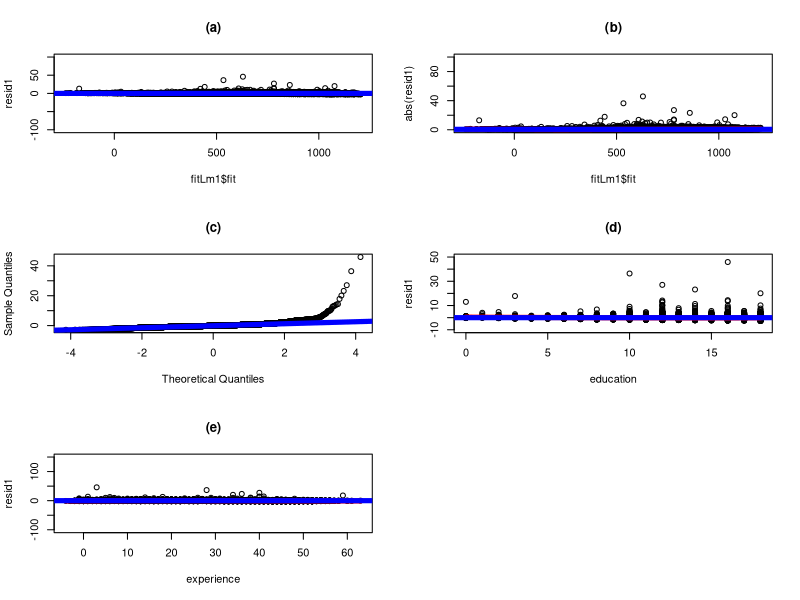
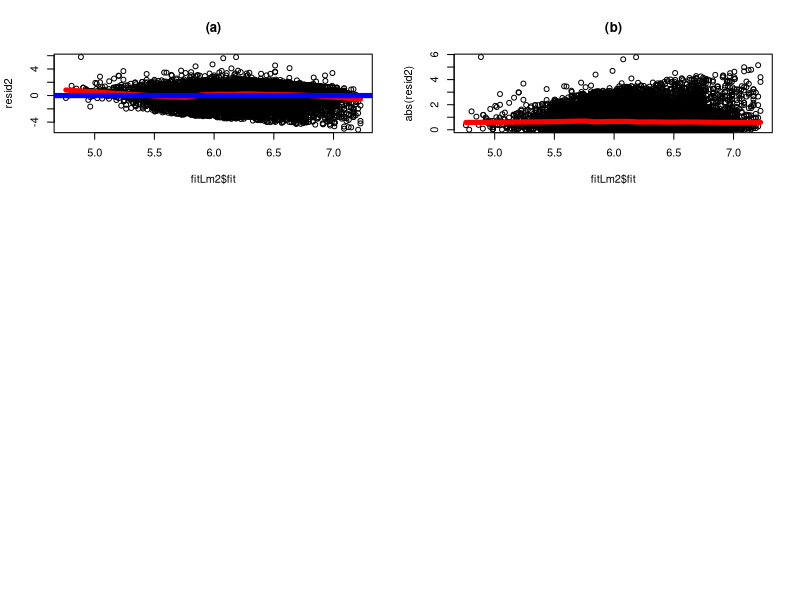

These charts were generated, in order, by the following R code: (Note: this script raises an error after producing the figures.)
install.packages("AER")
library(AER)
data(CPS1988)
attach(CPS1988)
#############  Model 1  ##########
fitLm1 = lm(wage~education+experience+ethnicity)
summary(fitLm1)

postscript("CPS1988Model1Residuals1.ps",width=5,height=7)
par(mfrow=c(3,2))
resid1 = rstudent(fitLm1)
plot(fitLm1$fit,resid1,ylim=c(-100,100),main="(a)")

abline(h=0,col="blue",lwd=5)


plot(fitLm1$fit,abs(resid1),
  ylim=c(0,100),main="(b)")
lines(lowess(fitLm1$fit,abs(resid1),f=.2),lwd=5,col="red")
abline(h=mean(abs(resid1)),col="blue",lwd=5)

qqnorm(resid1,datax=F,main="(c)")
qqline(resid1,datax=F,lwd=5,col="blue")

plot(education,resid1,ylim=c(-10,50),main="(d)")
lines(lowess(education,resid1),lwd=5,col="red")
abline(h=0,col="blue",lwd=5)

plot(experience,resid1,ylim=c(-100,150),main="(e)")
lines(lowess(experience,resid1),lwd=5,col="red")
abline(h=0,col="blue",lwd=5)
graphics.off()

############### Model 2  ###############

fitLm2  = lm(log(wage)~education+experience+ethnicity)
summary(fitLm2)
resid2=rstudent(fitLm2)
postscript("CPS1988Model1Residuals2.ps",width=5,height=7)
par(mfrow=c(3,2))

plot(fitLm2$fit,resid2,
  main="(a)")
lines(lowess(fitLm2$fit,resid2,f=.2),lwd=5,col="red")
abline(h=0,col="blue",lwd=5)

plot(fitLm2$fit,abs(resid2),
  main="(b)")
lines(lowess(fitLm2$fit,abs(resid2),f=.2),lwd=5,col="red")
abline(h=mean(abs(resid)),col="blue",lwd=5)

qqnorm(resid2,datax=F,main="(c)")
qqline(resid2,datax=F,lwd=5,col="blue")

plot(education,resid2,main="(d)")
lines(lowess(education,resid2),lwd=5,col="red")
abline(h=0,col="blue",lwd=5)

plot(experience,resid2,main="(e)")
lines(lowess(experience,resid2),lwd=5,col="red")
abline(h=0,col="blue",lwd=5)
graphics.off()


##################  Model 3  ###############

fitLm3  = lm(log(wage)~education+poly(experience,2)+ethnicity)
summary(fitLm3)
resid3 = rstudent(fitLm3)

postscript("CPS1988Model1Residuals3.ps",width=5,height=7)
par(mfrow=c(3,2))

plot(fitLm3$fit,resid3,
  main="(a)")
lines(lowess(fitLm3$fit,fitLm3$resid,f=.2),lwd=5,col="red")
abline(h=0,col="blue",lwd=5)

plot(fitLm3$fit,abs(fitLm3$resid),
  main="(b)")
lines(lowess(fitLm3$fit,abs(resid3),f=.2),lwd=5,col="red")
abline(h=mean(abs(fitLm3$resid)),col="blue",lwd=5)

qqnorm(resid3,datax=F,main="(c)")
qqline(resid3,datax=F,lwd=5,col="blue")

plot(education,resid3,main="(d)")
lines(lowess(education,resid3),lwd=5,col="red")
abline(h=0,col="blue",lwd=5)

plot(experience,fitLm3$resid,main="(e)")
lines(lowess(experience,resid3),lwd=5,col="red")
abline(h=0,col="blue",lwd=5)
graphics.off()



##################  Model 4  ###############

fitLm4  = lm(log(wage)~poly(education,2)+poly(experience,2)+ethnicity)
summary(fitLm4)
resid4 = rstudent(fitLm4)

postscript("CPS1988Model1Residuals4.ps",width=5,height=7)
par(mfrow=c(3,2))

plot(fitLm4$fit,resid4,
  main="(a)")
lines(lowess(fitLm4$fit,resid4,f=.2),lwd=5,col="red")
abline(h=0,col="blue",lwd=5)

plot(fitLm4$fit,abs(resid4),
  main="(b)")
lines(lowess(fitLm4$fit,abs(resid4),f=.2),lwd=5,col="red")
abline(h=mean(abs(resid4)),col="blue",lwd=5)

qqnorm(resid4,datax=F,main="(c)")
qqline(resid4,datax=F,lwd=5,col="blue")

plot(education,resid4,main="(d)")
lines(lowess(education,resid4),lwd=5,col="red")
abline(h=0,col="blue",lwd=5)

plot(experience,resid4,main="(e)")
lines(lowess(experience,resid4),lwd=5,col="red")
abline(h=0,col="blue",lwd=5)
graphics.off()


eduQuad = poly(education,2) %*% fitLm4$coef[2:3]
experQuad = poly(experience,2) %*% fitLm4$coef[4:5]
postscript("CPSEffectsPlots.ps",width=6,height=3.5)
par(mfrow=c(1,2))
plot(education,eduQuad)
plot(experience,experQuad)
graphics.off()




postscript("CPS1988Model1Diagnostics4.ps",width=6,height=2.5)
par(mfrow=c(1,3))
plot(hatvalues(fitLm4))
plot(sqrt(cooks.distance(fitLm4)))
halfnorm(sqrt(cooks.distance(fitLm4)))
graphics.off()

n = length(experience)
2*6/n

sqrt(cooks.distance(fitLm4))[15380:15390]
CPS1988[15387,]
boxplot(wage,ylim=c(0,1000))
max(wage)*52
7716.05 *52
